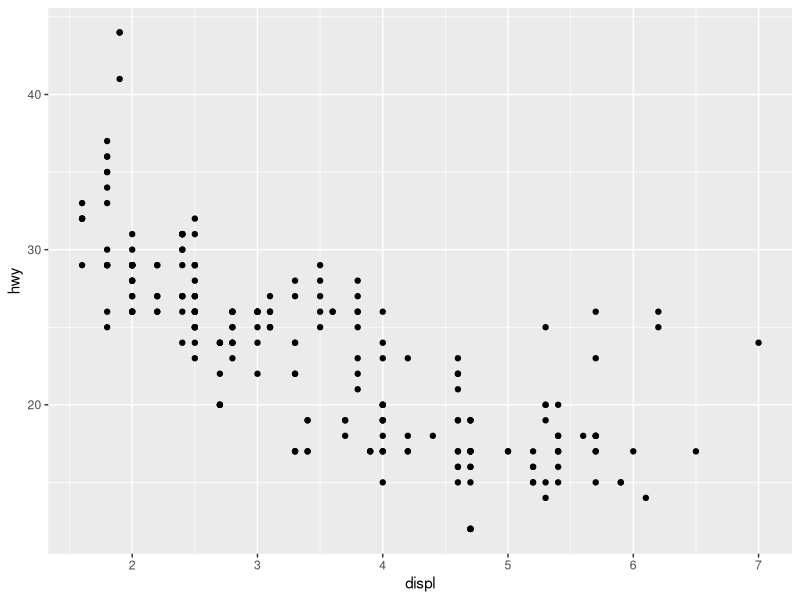
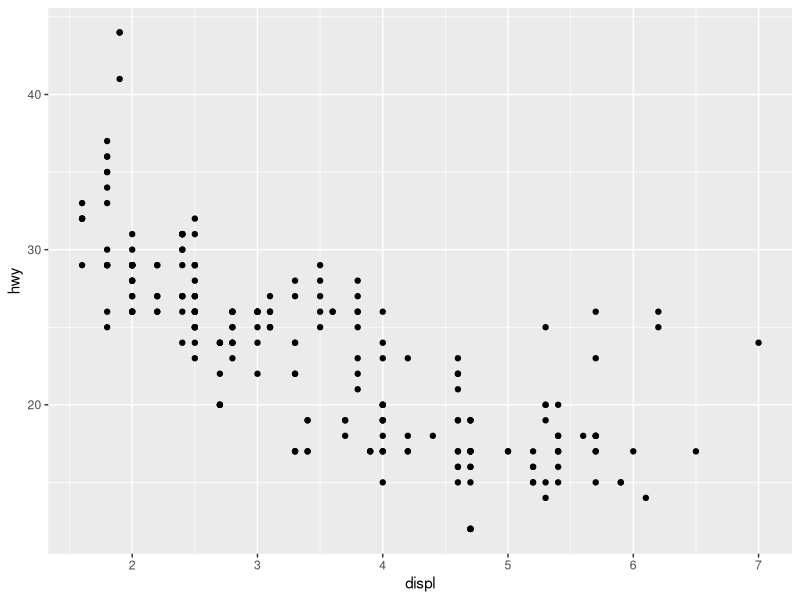
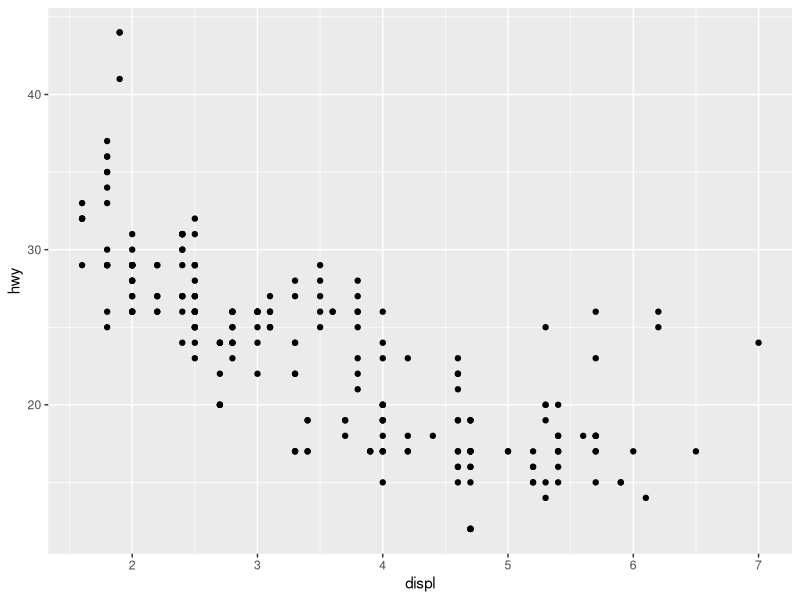
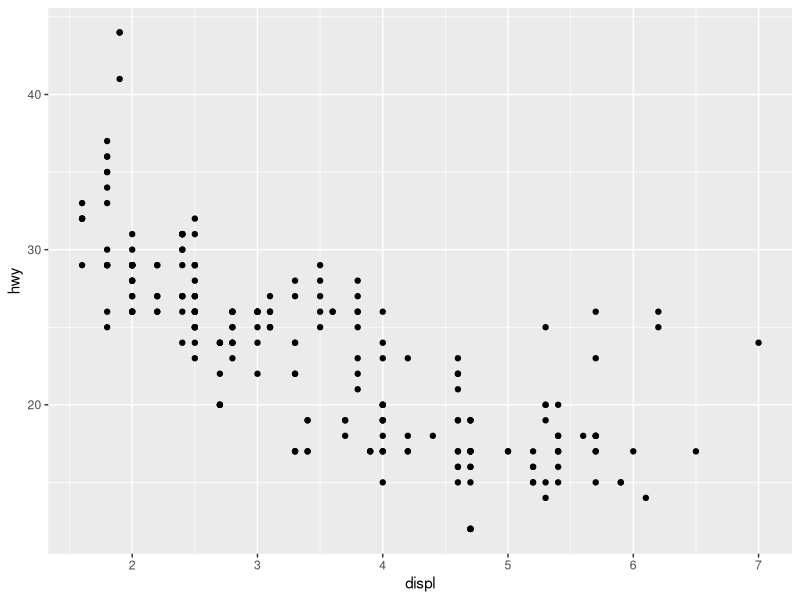
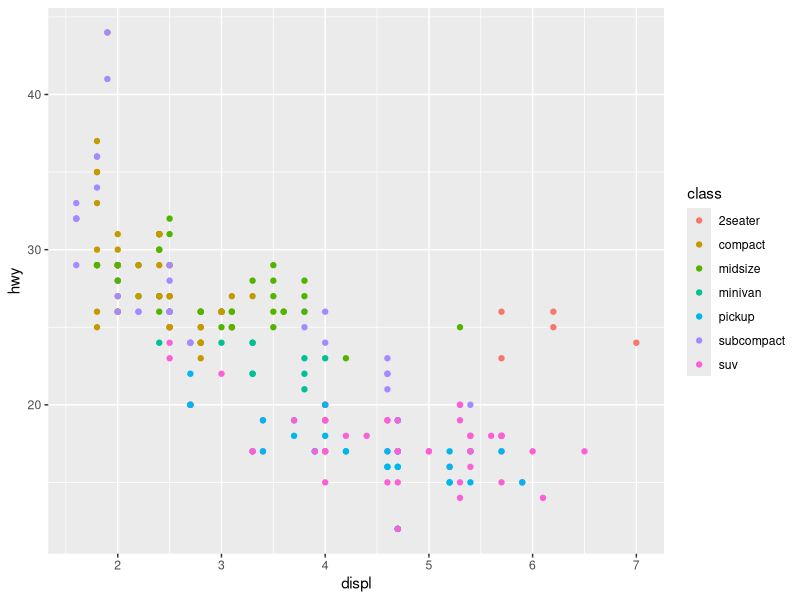
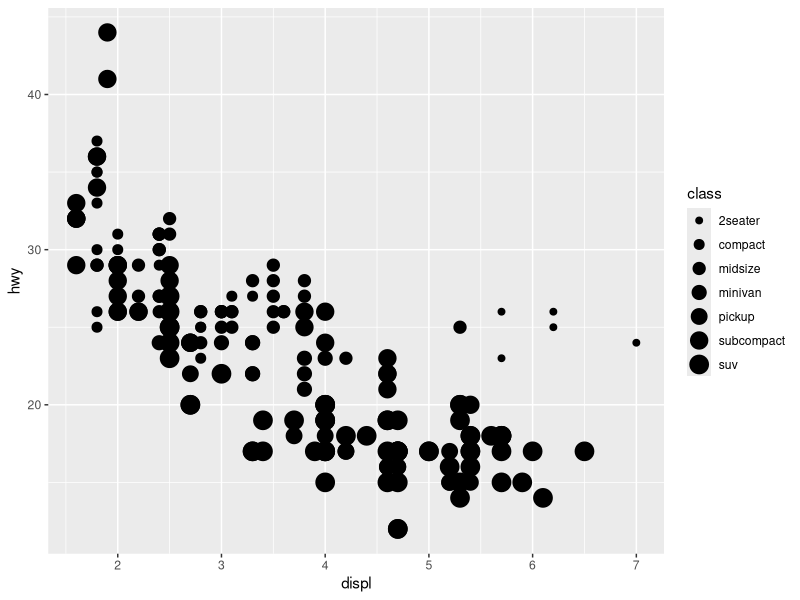
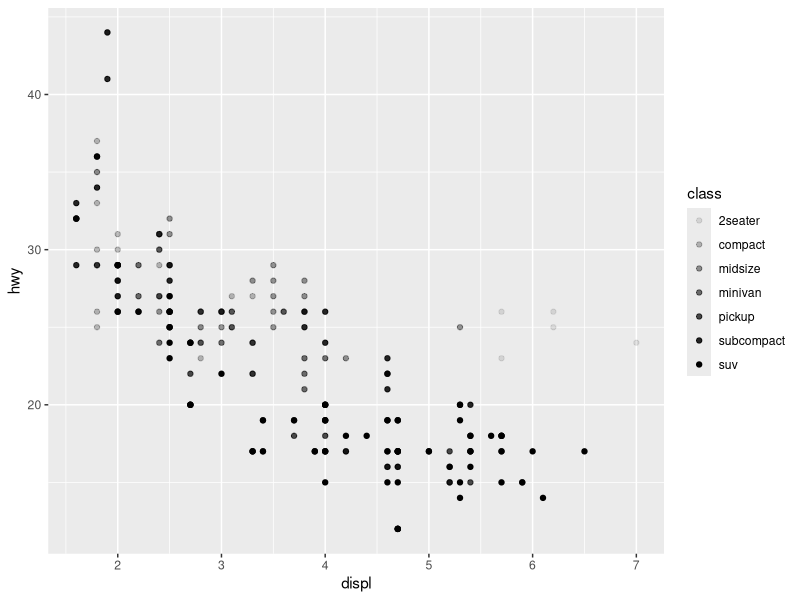
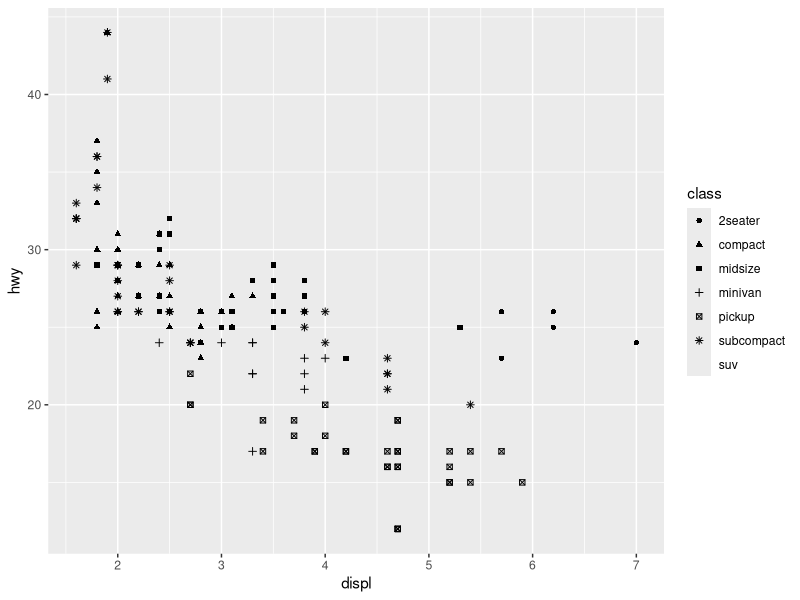

These figures' R source, in order: (Note: this script raises an error after producing the figures.)
## r4ds: Chapter 3: Data visualisation 
## Code for http://r4ds.had.co.nz/data-visualisation.html
## hn spds uni.kn
## 2018 04 23 ------

## Quotes: ------

## “The simple graph has brought more information to the data analyst’s mind than any other device.” 
## John Tukey

## “The greatest value of a picture is when it forces us to notice what we never expected to see.” 
## John Tukey


## Note some keyboard shortcuts: ------

# Create some objects:
name <- "Hans"
v <- 1:10

## - Cmd/Ctrl + Shift + F10: restart R session
## - Cmd/Ctrl + Shift + S:   rerun the current script


## 3.1 Introduction ------

## Goal: Visualize data using ggplot2
## Reading: “The Layered Grammar of Graphics”, http://vita.had.co.nz/papers/layered-grammar.pdf 
## See ggplot cheatsheet at https://www.rstudio.com/resources/cheatsheets/ : 
##     https://github.com/rstudio/cheatsheets/raw/master/data-visualization-2.1.pdf 

## Prerequisites:
# install.packages("tidyverse")  # once
library(tidyverse)               # always

## Note: Use "::", e.g., 
## pack::func() 
## to explicilty use a function "func()" from package "pack".


## 3.2 First steps ------

# Questions:
# - Do cars with big engines use more fuel than cars with small engines?
# - Shape of the relationship?

## Data set: 
ggplot2::mpg

## Examine data: 
head(mpg)
dim(mpg)
summary(mpg)
str(mpg)
?mpg

## IV: displ
## DV: hwy

## Plot a scatterplot: 
ggplot(data = mpg) +                             # specify data set to use
  geom_point(mapping = aes(x = displ, y = hwy))  # specify geom + mapping 

## Abstract template:
## ggplot(data = <DATA>) + 
##  <GEOM_FUNCTION>(mapping = aes(<MAPPINGS>))

# Beware of shorter and alternative versions:
ggplot(mpg) +
  geom_point(aes(x = displ, y = hwy)) 

ggplot(mpg, aes(x = displ, y = hwy)) +
  geom_point() 


## 3.2.4 Exercises ------

## Exploring the mpg data set and ggplot essentials: 

# 1. Run ggplot(data = mpg). What do you see?

# 2. How many rows are in mpg? How many columns?

# 3. What does the drv variable describe? Read the help for ?mpg to find out.

# 4. Make a scatterplot of hwy vs cyl.

# 5. What happens if you make a scatterplot of class vs drv? 
#    Why is the plot not useful?

# Why is the plot not useful?
# Overplotting (as both variables are categorical and have multiple instances): 


## 3.3 Aesthetic mappings ------

## Quote: 
## “The greatest value of a picture is when it forces us to notice what we never expected to see.” 
## John Tukey

## Start from scatterplot above: 
ggplot(data = mpg) +                             # specify data set to use
  geom_point(mapping = aes(x = displ, y = hwy))  # specify geom + mapping 

## and add various mappings to variable "class":

ggplot(data = mpg) +                            
  geom_point(mapping = aes(x = displ, y = hwy, color = class))  # map class on color

ggplot(data = mpg) +                            
  geom_point(mapping = aes(x = displ, y = hwy, size = class))   # map class on size
## See Warning: size not advised for discrete variables.

ggplot(data = mpg) +                            
  geom_point(mapping = aes(x = displ, y = hwy, alpha = class))  # map class on alpha (transparency)

ggplot(data = mpg) +                            
  geom_point(mapping = aes(x = displ, y = hwy, shape = class))  # map class on shape
## see Warning: 7 discrete categories, but only 6 shapes in palette... 

## Notes on aesthetics and aes(): 

# - The aes() function gathers together each of the aesthetic mappings used by a layer 
#   and passes them to the layer’s mapping argument. 

# - x and y are aesthetics: visual properties that are mapped to variables to display information about the data.

# - For x and y aesthetics, ggplot2 does not create a legend, but creates an axis line with tick marks and a label. 
#   The axis line acts as a legend; it explains the mapping between locations and values.

## Manually setting the aesthetic properties of a geom: No longer maps, but changes appearance.

## To set an aesthetic manually, set the aesthetic by name as an argument of the geom function  
## [i.e., outside of aes().] 

ggplot(data = mpg) + 
  geom_point(mapping = aes(x = displ, y = hwy), 
             shape = 21, color = "black", fill = "steelblue4", alpha = 1/4, size = 4, stroke = 1) + 
  theme_light()


## 3.3.1 Exercises ------

# 1. What’s gone wrong with this code? Why are the points not blue?

ggplot(data = mpg) + 
  geom_point(mapping = aes(x = displ, y = hwy, color = "blue"))

# Answer: ...
# Correction: ...


# 2. Which variables in mpg are categorical? Which variables are continuous? 
#   (Hint: type ?mpg to read the documentation for the dataset). 
#   How can you see this information when you run mpg?


# 3. Map a continuous variable to color, size, and shape. 
# How do these aesthetics behave differently for categorical vs. continuous variables?

# 4. What happens if you map the same variable to multiple aesthetics?

# 5. What does the stroke aesthetic do? What shapes does it work with? 
#    (Hint: use ?geom_point)

# 6. What happens if you map an aesthetic to something other than a variable name, 
#    like aes(colour = displ < 5)?


# Something very interesting happens: 
# Classification into 2 truth values (according to definition).
# This allows grouping continuous variables into (visual) categories.


## 3.4 Common problems ------

# One common problem when creating ggplot2 graphics is to put the + in the wrong place: 
# it has to come at the end of the line, not the start. 

ggplot(data = mpg)   # won't work:
+ geom_point(mapping = aes(x = displ, y = hwy))

## Hints:
# - read error messages
# - try out and play with variants
# - consult help (via ?function) and manuals
# - Google error messages 



## 3.5 Facets ------ 

## Facets are 
## := subplots that display different subsets of the data.
## - particularly useful for categorical variables
## - a main reason for using ggplot 

## (1) facet_wrap() wraps a plot into facets by a single variable:

ggplot(data = mpg) + 
  geom_point(mapping = aes(x = displ, y = hwy)) + 
  facet_wrap(~ class, nrow = 2)

ggplot(data = mpg) + 
  geom_point(mapping = aes(x = displ, y = hwy)) + 
  facet_wrap(~ manufacturer, nrow = 2)

## (2) facet_grid() facets a plot by a combination of 2 variables:

ggplot(data = mpg) + 
  geom_point(mapping = aes(x = displ, y = hwy)) + 
  facet_grid(drv ~ cyl) + 
  theme_light()

## Remove facet in 1 dimension by using "." instead of variable name:

ggplot(data = mpg) + 
  geom_point(mapping = aes(x = displ, y = hwy)) + 
  facet_grid(. ~ cyl) + 
  theme_light()

ggplot(data = mpg) + 
  geom_point(mapping = aes(x = displ, y = hwy)) + 
  facet_grid(drv ~ .) + 
  theme_light()

## What does the following yield? 

ggplot(data = mpg) + 
  geom_point(mapping = aes(x = displ, y = hwy)) + 
  # facet_grid(. ~ .) + 
  theme_light()


## 3.5.1 Exercises ------

# 1. What happens if you facet on a continuous variable?

# 2. Understanding facets: 
# 2a. What do the empty cells in plot with facet_grid(drv ~ cyl) mean? 
# 2b. How do they relate to this plot?
  
# 3. What plots does the following code make? What does . do?

# 4. Take the first faceted plot in this section:
# - What are the advantages to using faceting instead of the colour aesthetic? 
# - What are the disadvantages? 
# - How might the balance change if you had a larger dataset?

# 5. Read ?facet_wrap.
# ?facet_wrap

# - What does nrow do? What does ncol do? 
# - What other options control the layout of the individual panels? 
# - Why doesn’t facet_grid() have nrow and ncol argument?

# 6. When using facet_grid() you should usually put the variable 
#    with more unique levels in the columns. Why?




## 3.6 Geometric objects (geoms) ------

## Same plot with different geoms:

# (1) Scatterplots using point geom:
ggplot(data = mpg) + 
  geom_point(mapping = aes(x = displ, y = hwy))

# (2) Fitted line plot using smooth geom:
ggplot(data = mpg) + 
  geom_smooth(mapping = aes(x = displ, y = hwy))

# (3) Combining both:
ggplot(data = mpg) + 
  geom_smooth(mapping = aes(x = displ, y = hwy)) + 
  geom_point(mapping = aes(x = displ, y = hwy))   

# Note: Order determines which geoms are plotted above/below which others.

## Grouping variable levels with group vs. aesthetics:

## Grouping by group: 
ggplot(data = mpg) + 
  geom_smooth(mapping = aes(x = displ, y = hwy, group = drv)) # => 3 lines, but no corresponding legend.

# Grouping smooth lines (by linetype and color):
ggplot(data = mpg) + 
  geom_smooth(mapping = aes(x = displ, y = hwy, linetype = drv, color = drv)) # => 3 more distinct lines + legend.

# Combining multiple geoms:
ggplot(data = mpg) + 
  geom_smooth(mapping = aes(x = displ, y = hwy, linetype = drv, color = drv)) + 
  geom_point(mapping = aes(x = displ, y = hwy, linetype = drv, color = drv))


## Geoms:

# - ggplot2 provides over 30 geoms, and extension packages provide even more 
#   (see https://www.ggplot2-exts.org for a sampling). 
# - The best way to get a comprehensive overview is the ggplot2 cheatsheet, 
#   which you can find at http://rstudio.com/cheatsheets. 
# - To learn more about any single geom, use help: 

?geom_smooth

?geom_path

# Check out example: 
c <- ggplot(economics, aes(x = date, y = pop))
c + geom_line(arrow = arrow())
c + geom_line(
  arrow = arrow(angle = 15, ends = "both", type = "closed")
  )


## Grouping with group vs. aesthetics: 

# Many geoms, like geom_smooth(), use a single geometric object to display multiple rows of data. 
# For these geoms, you can set the group aesthetic to a categorical variable to draw multiple objects. 
# ggplot2 will draw a separate object for each unique value of the grouping variable: 

ggplot(data = mpg) +
  geom_smooth(mapping = aes(x = displ, y = hwy, group = drv))

# In practice, ggplot2 will automatically group the data for these geoms 
# whenever you map an aesthetic to a discrete variable (as in the linetype example). 
# It is convenient to rely on this feature because the group aesthetic by itself 
# does not add a legend or distinguishing features to the geoms: 

ggplot(data = mpg) +
  geom_smooth(mapping = aes(x = displ, y = hwy, color = drv), show.legend = FALSE)

## Note: Setting `show.legend = FALSE` creates (almost) the same plot as above (with group = drv).


## Multiple geoms in 1 plot: Local vs. global mappings

## To display multiple geoms in the same plot, add multiple geom functions to ggplot():

ggplot(data = mpg) + 
  geom_point(mapping = aes(x = displ, y = hwy)) +
  geom_smooth(mapping = aes(x = displ, y = hwy))

## This, however, introduces some duplication in our code. 
## Imagine if you wanted to change the y-axis to display cty instead of hwy. 
## You’d need to change the variable in two places, and you might forget to update one. 
## You can avoid this type of repetition by passing a set of mappings to ggplot(). 
## ggplot2 will treat these mappings as global mappings that apply to each geom in the graph. 
## In other words, this code will produce the same plot as the previous code:

ggplot(data = mpg, mapping = aes(x = displ, y = hwy)) + 
  geom_point() +
  geom_smooth()

## If you place mappings in a geom function, ggplot2 will treat them as local mappings for the layer. 
## It will use these mappings to extend or overwrite the global mappings for that layer only. 
## This makes it possible to display different aesthetics in different layers: 

ggplot(data = mpg, mapping = aes(x = displ, y = hwy)) + 
  geom_point(mapping = aes(color = class)) + 
  geom_smooth()

## You can use the same idea to specify different data for each layer. 
## Here, our smooth line displays just a subset of the mpg dataset, the subcompact cars. 
## The local data argument in geom_smooth() overrides the global data argument in ggplot() 
## for that layer only:

ggplot(data = mpg, mapping = aes(x = displ, y = hwy)) + 
  geom_point(mapping = aes(color = class)) + 
  geom_smooth(data = filter(mpg, class == "subcompact"), se = FALSE) # + 
  # geom_smooth(data = filter(mpg, class == "suv"), se = FALSE, color = "pink")


## 3.6.1 Exercises: ------

## 1. What geom would you use to draw a line chart? 
##    A boxplot? A histogram? An area chart?

## Try out some plots:
# ...
## Try example of ?geom_area: 


## 2. Run this code in your head and predict what the output will look like. 
##    Then, run the code in R and check your predictions: 

ggplot(data = mpg, mapping = aes(x = displ, y = hwy, color = drv)) + 
  geom_point() + 
  geom_smooth(se = FALSE)

## 3. What does show.legend = FALSE do? What happens if you remove it?
##    Why do you think I used it earlier in the chapter?

## `show.legend = FALSE` hides/removes legend. 
## Removing the legend creates (almost) the same plot as before (with group = drv).
## Removing the command automatically adds a legend. 

## 4. What does the se argument to geom_smooth() do?

## 5. Will these two graphs look different? Why/why not?
## They should look the same, as the 1st is an 
## abbreviated/generalized version of the 2nd. 

## 6. Recreate the R code necessary to generate the following graphs.



## 3.7 Statistical transformations ------ 

## The diamonds data set: 
head(diamonds)
dim(diamonds)
?diamonds 

## Bar graph: 
ggplot(data = diamonds) + 
  geom_bar(mapping = aes(x = cut))

## Note: count variable is being calculated.

## The algorithm used to calculate new values for a graph 
## is called a stat, short for "statistical transformation".

## You can learn which stat a geom uses by inspecting the default value 
## for the stat argument. For example, ?geom_bar shows that the default 
## value for stat is “count”, which means that geom_bar() uses stat_count(). 
## stat_count() is documented on the same page as geom_bar(), and 
## if you scroll down you can find a section called “Computed variables”. 
## That describes how it computes two new variables: count and prop.

?geom_bar

## You can generally use geoms and stats interchangeably. 
## For example, you can recreate the previous plot using 
## stat_count() instead of geom_bar():

ggplot(data = diamonds) + 
  stat_count(mapping = aes(x = cut))

## This works because every geom has a default stat; 
## and every stat has a default geom. 
## This means that you can typically use geoms without worrying about 
## the underlying statistical transformation. 

## There are three reasons you might need to use a stat explicitly:
  
## 1. You might want to override the default stat. 
##    In the code below, I change the stat of geom_bar() from count 
##    (the default) to identity. This lets me map the height of the 
##    bars to the raw values of a y variable.

demo <- tribble(
  ~cut,         ~freq,
  "Fair",       1610,
  "Good",       4906,
  "Very Good",  12082,
  "Premium",    13791,
  "Ideal",      21551
)

ggplot(data = demo) +
  geom_bar(mapping = aes(x = cut, y = freq), stat = "identity")

## 2. You might want to override the default mapping from 
##    transformed variables to aesthetics. 
## For example, you might want to display a bar chart of proportion, 
## rather than count:

ggplot(data = diamonds) + 
  geom_bar(mapping = aes(x = cut, y = ..prop.., group = 1))

## 3. You might want to draw greater attention to the statistical 
## transformation in your code. 
## For example, you might use stat_summary(), which summarises 
## the y values for each unique x value, to draw attention to the 
## summary that you’re computing:

ggplot(data = diamonds) + 
  stat_summary(
    mapping = aes(x = cut, y = depth),
    fun.ymin = min,
    fun.ymax = max,
    fun.y = median
  )

## ggplot2 provides over 20 stats for you to use. 
## Each stat is a function, so you can get help in the usual way, 
## (e.g., ?stat_bin). 
## To see a complete list of stats, try the ggplot2 cheatsheet.

## 3.7.1 Exercises ------ 

## 1. What is the default geom associated with stat_summary()? 
##    How could you rewrite the previous plot to use that geom function 
##    instead of the stat function?
  
## 2. What does geom_col() do? How is it different to geom_bar()?

## From help: 
# There are two types of bar charts: 
# 1. geom_bar makes the height of the bar proportional to the number of cases in each group 
#    (or if the weight aethetic is supplied, the sum of the weights). 
# 2. If you want the heights of the bars to represent values in the data, use 
#    geom_col instead. 
# 
# Difference: 
# - geom_bar uses stat_count by default: it counts the number of cases at each x position. 
# - geom_col uses stat_identity: it leaves the data as is.

## 3. Most geoms and stats come in pairs that are almost always used in concert. 
##    Read through the documentation and make a list of all the pairs. What do they have in common?
## ... [Check some examples.]


## 4. What variables does stat_smooth() compute? What parameters control its behaviour?



## 3.8 Position adjustments ------ 

## There’s one more piece of magic associated with bar charts. 
## You can colour a bar chart using either the colour aesthetic, 
## or, more usefully, fill:

ggplot(data = diamonds) + 
  geom_bar(mapping = aes(x = cut, colour = cut))

ggplot(data = diamonds) + 
  geom_bar(mapping = aes(x = cut, fill = cut))

## Note what happens if you map the fill aesthetic to another variable, 
## like clarity: the bars are automatically stacked. 
## Each colored rectangle represents a combination of cut and clarity: 

ggplot(data = diamonds) + 
  geom_bar(mapping = aes(x = cut, fill = clarity))

## The stacking is performed automatically by the position adjustment 
## specified by the position argument. If you don’t want a stacked bar chart, 
## you can use one of three other options: "identity", "dodge" or "fill".

## 1. position = "identity" will place each object exactly where it falls 
## in the context of the graph. This is not very useful for bars, because 
## it overlaps them. To see that overlapping we either need to make the bars 
## slightly transparent by setting alpha to a small value, 
## or completely transparent by setting fill = NA.

ggplot(data = diamonds, mapping = aes(x = cut, fill = clarity)) + 
  geom_bar(alpha = 1/5, position = "identity")

ggplot(data = diamonds, mapping = aes(x = cut, colour = clarity)) + 
  geom_bar(fill = NA, position = "identity")

## The identity position adjustment is more useful for 2d geoms, 
## like points, where it is the default. 

## 2. position = "dodge" places overlapping objects directly 
## beside one another. This makes it easier to compare individual values: 

ggplot(data = diamonds) + 
  geom_bar(mapping = aes(x = cut, fill = clarity), position = "dodge")

## There’s one other type of adjustment that’s not useful for bar charts, 
## but it can be very useful for scatterplots. Recall our first scatterplot. 
## Did you notice that the plot displays only 126 points, even though there 
## are 234 observations in the dataset?

ggplot(data = mpg) + 
  geom_point(mapping = aes(x = displ, y = hwy), position = "identity")

## The values of hwy and displ are rounded so the points appear on a grid 
## and many points overlap each other. This problem is known as overplotting. 
## This arrangement makes it hard to see where the mass of the data is. 
## Are the data points spread equally throughout the graph, or is there 
## one special combination of hwy and displ that contains 109 values?

## You can avoid this gridding by setting the position adjustment to “jitter”. 
## position = "jitter" adds a small amount of random noise to each point. 
## This spreads the points out because no two points are likely to receive 
## the same amount of random noise: 

ggplot(data = mpg) + 
  geom_point(mapping = aes(x = displ, y = hwy), position = "jitter")

## Adding randomness seems like a strange way to improve your plot, 
## but while it makes your graph less accurate at small scales, it makes 
## your graph more revealing at large scales. 

## Because this is such a useful operation, ggplot2 comes with a 
## shorthand for geom_point(position = "jitter"): geom_jitter().

ggplot(data = mpg) + 
  geom_jitter(mapping = aes(x = displ, y = hwy))

## To learn more about a position adjustment, look up the help page 
## associated with each adjustment: 

?position_dodge
?position_fill 
?position_identity 
?position_jitter 
?position_stack


## 3.8.1 Exercises ------

# 1. What is the problem with this plot? How could you improve it?

ggplot(data = mpg, mapping = aes(x = cty, y = hwy)) + 
  geom_point()

## Problem: ...
## Solutions: ...

## 2. What parameters to geom_jitter() control the amount of jittering?


## 3. Compare and contrast geom_jitter() with geom_count(). 



## 4. What’s the default position adjustment for geom_boxplot()? 
##    Create a visualisation of the mpg dataset that demonstrates it.


## 3.9 Coordinate systems ------ 

# Coordinate systems are probably the most complicated part of ggplot2. 
# The default coordinate system is the Cartesian coordinate system 
# where the x and y positions act independently to determine 
# the location of each point. 

# There are a number of other coordinate systems that are occasionally helpful: 

## A. coord_flip() ---- 
# switches the x and y axes. 
# This is useful (for example), if we want horizontal boxplots. 
# It’s also useful when labels are long: it’s hard to get them to fit 
# without overlapping on the x-axis: 

ggplot(data = mpg, mapping = aes(x = class, y = hwy)) + 
  coord_cartesian() + # = default
  geom_boxplot()

ggplot(data = mpg, mapping = aes(x = class, y = hwy)) + 
  geom_boxplot() +
  coord_flip()

ggplot(data = mpg) +
  geom_boxplot(mapping = aes(x = manufacturer, y = hwy, color = manufacturer), position = "dodge", outlier.colour = "firebrick") +
  geom_jitter(mapping = aes(x = manufacturer, y = hwy), width = .2, alpha = 2/5) + 
  theme_bw() + 
  coord_flip()  # no longer: coord_cartesian() [default]

## B. coord_quickmap() ----
# sets the aspect ratio correctly for maps: 

install.packages("maps")
library(maps)
?maps

nz <- map_data("nz")

ggplot(nz, aes(long, lat, group = group)) +
  geom_polygon(fill = "white", colour = "black")

ggplot(nz, aes(long, lat, group = group)) +
  geom_polygon(fill = "white", colour = "black") +
  coord_quickmap()

## C. coord_polar() ----
# uses polar (circular) coordinates. 
# Polar coordinates reveal an interesting connection 
# between a bar chart and a Coxcomb chart.

bar <- ggplot(data = diamonds) + 
  geom_bar(
    mapping = aes(x = cut, fill = cut), 
    show.legend = FALSE,
    width = 1
  ) + 
  theme(aspect.ratio = 1) +
  labs(x = NULL, y = NULL)

bar  # bar chart (with 1:1 aspect ratio)
bar + coord_flip()  # Coxcomb chart
bar + coord_polar() # polar chart


## 3.9.1 Exercises ------ 

## 1. Turn a stacked bar chart into a pie chart using coord_polar():

## 2. What does labs() do? Read the documentation.

## 3. What’s the difference between coord_quickmap() and coord_map()?

## 4. What does the plot below tell you about the relationship between 
##    city and highway mpg? 
##    Why is coord_fixed() important? What does geom_abline() do?


## 3.10 The layered grammar of graphics ------ 

## General template:

# ggplot(data = <DATA>) + 
#   <GEOM_FUNCTION>(
#     mapping = aes(<MAPPINGS>),
#     stat = <STAT>, 
#     position = <POSITION>
#   ) +
#   <COORDINATE_FUNCTION> +
#   <FACET_FUNCTION>

# +++ here now +++ -----


## Appendix: Additional resources on ggplot ------

## Chapter 28 of r4ds: 

# Chapter 28: of current book <http://r4ds.had.co.nz>:
# Graphics for communication: http://r4ds.had.co.nz/graphics-for-communication.html 

## Online:

# - See ggplot2 cheatsheet at https://www.rstudio.com/resources/cheatsheets/

# - R graph catalog: A shiny app showing 100+ ggplot graphs + code: 
#   http://shiny.stat.ubc.ca/r-graph-catalog/ 
#   A complement to “Creating More Effective Graphs” by Naomi Robbins.

# - ggplot2 extensions: https://www.ggplot2-exts.org
#   Notable extenstions include: cowplot, ggmosaic. 

## Books: 

# 1. ggplot2 book by Hadley Wickham:  
#    ggplot2: Elegant Graphics for Data Analysis (Use R!) 2nd ed. 2016 Edition 
#    https://amzn.com/331924275X. 

# 2. R Graphics Cookbook by Winston Chang: 
#    Parts are available at http://www.cookbook-r.com/Graphs/ 

# 3. Graphical Data Analysis with R, by Antony Unwin
#    https://www.amazon.com/dp/1498715230/ref=cm_sw_su_dp 


## ------
## eof.